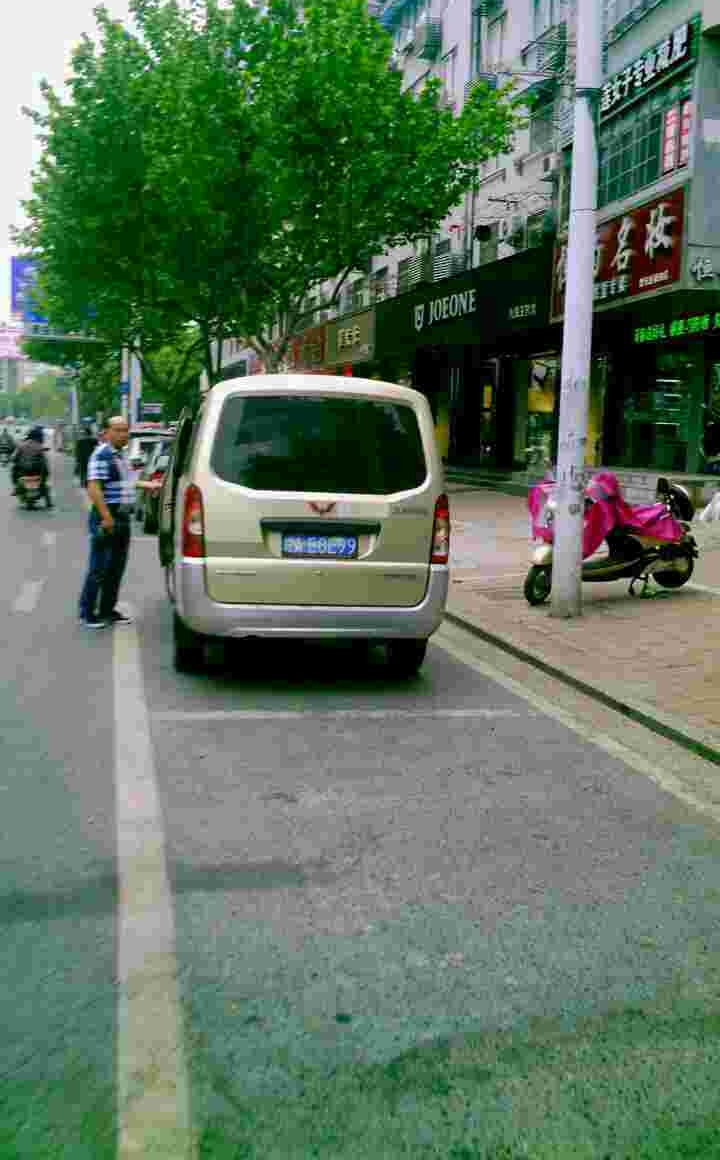
#> input picture images/0023-2_2-286&531_360&558-360&558_286&555_286&531_360&534-0_0_4_32_4_33_33-101-5.jpg, 720 x 1160 px; its folder holds only this picture in this run
$ python -i preprocessing_pipeline.py   (imports and definitions only)   (older library calls are emulated)
#> lines starting #> are read from the running program, lines starting #| are printed output that depends on the picture
"""Pipeline de pre-processamento de placas veiculares — SOMENTE filtros lineares.

Blocos disponiveis (todos lineares ou afins, ver ``LINEAR_BLOCKS``):

* conversao para cinza      -> combinacao linear fixa dos canais B, G, R
* suavizacao gaussiana      -> convolucao (linear, invariante ao deslocamento)
* normalizacao afim         -> T(r) = a*r + b, uma reta aplicada pixel a pixel
* unsharp mask              -> I + k*(I - G*I) = convolucao com (1+k)*delta - k*G

Nao ha nenhum operador de ordem (mediana), nenhum peso dependente do conteudo
(bilateral, non-local means), nenhuma equalizacao de histograma (global ou
CLAHE) e nenhuma curva nao-linear de intensidade (gamma, log). Isso e
verificado numericamente em ``check_linearity``.

Dois pipelines usam exatamente os mesmos blocos:

* ``pipeline_global``    -> parametros FIXOS, identicos para as 100 imagens
                             (a pergunta da pratica: um pipeline serve a todas?)
* ``pipeline_adaptive``  -> mesmos blocos, parametros escolhidos pelo
                             diagnostico da imagem e estatisticas do recorte
                             da placa (contraponto para a analise).
"""

import re
import sqlite3
from dataclasses import dataclass, asdict
from pathlib import Path

import cv2
import numpy as np
import pandas as pd
from skimage.restoration import estimate_sigma

CCPD_PATTERN = re.compile(
    r"^(?P<area>\d+)-(?P<tilt_h>\d+)_(?P<tilt_v>\d+)-"
    r"(?P<x1>\d+)&(?P<y1>\d+)_(?P<x2>\d+)&(?P<y2>\d+)-"
    r"(?P<v1x>\d+)&(?P<v1y>\d+)_(?P<v2x>\d+)&(?P<v2y>\d+)_"
    r"(?P<v3x>\d+)&(?P<v3y>\d+)_(?P<v4x>\d+)&(?P<v4y>\d+)-"
    r"(?P<plate_code>[\d_]+)-(?P<brightness_ccpd>\d+)-(?P<blur_ccpd>\d+)$"
)

# Limiares fixos calibrados a partir de mean +/- 0.5*std das metricas do
# RECORTE DA PLACA nas 100 imagens (secao de categorizacao do notebook),
# congelados em valores absolutos para permitir diagnosticar UMA imagem isolada.
BRIGHTNESS_LOW = 50.56
BRIGHTNESS_HIGH = 117.2
CONTRAST_LOW = 18.35
SHARPNESS_LOW = 61.13
NOISE_HIGH = 0.2357
PLATE_AREA_LOW = 0.01825


# --------------------------------------------------------------------------- #
# Metadados e metricas
# --------------------------------------------------------------------------- #
# [16 lines left out: functions parse_ccpd_bbox, _clamp_bbox, not called in this run]


def to_gray(img):
    """BGR -> cinza (0.114 B + 0.587 G + 0.299 R). Ja em cinza: retorna como esta."""
    if img.ndim == 2:
        return img
    return cv2.cvtColor(img, cv2.COLOR_BGR2GRAY)


def compute_metrics(img, bbox=None):
    """Metricas objetivas na regiao da placa (se bbox) ou na imagem inteira."""
    h, w = img.shape[:2]
    plate_area_ratio = None
    if bbox is not None:
        x1, y1, x2, y2 = _clamp_bbox(*bbox, w, h)
        region = img[y1:y2, x1:x2]
        plate_area_ratio = ((x2 - x1) * (y2 - y1)) / (w * h)
    else:
        region = img

    gray = to_gray(region)
    noise_sigma = float(estimate_sigma(gray, average_sigmas=True, channel_axis=None))
    clipped = float(np.mean((gray <= 0) | (gray >= 255)))
    contrast = float(gray.std())
    lap_var = float(cv2.Laplacian(gray, cv2.CV_64F).var())
    return {
        "brightness_mean": float(gray.mean()),
        "contrast_std": contrast,
        "sharpness_laplacian_var": lap_var,
        # nitidez relativa: desvio do Laplaciano / desvio da imagem. Invariante
        # a T(r) = a*r + b, entao mede ganho de alta frequencia de verdade e
        # nao o simples reescalonamento de intensidade.
        "relative_sharpness": float(np.sqrt(lap_var) / max(contrast, 1e-6)),
        "noise_estimate": noise_sigma,
        "clipped_fraction": clipped,
        "plate_area_ratio": plate_area_ratio,
    }


def diagnose(metrics):
    flags = {
        "baixa_luz": metrics["brightness_mean"] < BRIGHTNESS_LOW,
        "estourada": metrics["brightness_mean"] > BRIGHTNESS_HIGH,
        "baixo_contraste": metrics["contrast_std"] < CONTRAST_LOW,
        "desfocada": metrics["sharpness_laplacian_var"] < SHARPNESS_LOW,
        "ruidosa": metrics["noise_estimate"] > NOISE_HIGH,
        "placa_pequena": False,
    }
    if metrics["plate_area_ratio"] is not None:
        flags["placa_pequena"] = metrics["plate_area_ratio"] < PLATE_AREA_LOW
    return flags


# --------------------------------------------------------------------------- #
# Blocos lineares
# --------------------------------------------------------------------------- #
def gaussian_smooth(gray, sigma):
    """Convolucao com kernel gaussiano. sigma <= 0 desliga o bloco (identidade)."""
    if sigma <= 0:
        return gray.astype(np.float32)
    return cv2.GaussianBlur(gray.astype(np.float32), (0, 0), sigma)


def affine_coefficients(gray, target_mean=127.0, target_std=60.0, stats_region=None):
    """Coeficientes (a, b) da reta T(r) = a*r + b que leva a regiao de
    referencia a ter media/desvio alvo. A regiao e apenas de onde as
    estatisticas sao lidas; a reta e aplicada a imagem inteira."""
    ref = gray if stats_region is None else stats_region
    mu, sd = float(np.mean(ref)), float(np.std(ref))
    a = target_std / max(sd, 1e-6)
    b = target_mean - a * mu
    return a, b


def affine_intensity(gray, a, b):
    """Transformacao linear de intensidade T(r) = a*r + b (sem clipping —
    o clipping para uint8 acontece so na saida, em ``to_uint8``)."""
    return a * gray.astype(np.float32) + b


def unsharp_mask(gray, sigma, amount):
    """I + amount*(I - G_sigma * I). Equivale a UMA convolucao com o kernel
    (1+amount)*delta - amount*G_sigma. amount <= 0 desliga o bloco."""
    g = gray.astype(np.float32)
    if amount <= 0 or sigma <= 0:
        return g
    blurred = cv2.GaussianBlur(g, (0, 0), sigma)
    return cv2.addWeighted(g, 1.0 + amount, blurred, -amount, 0.0)


def to_uint8(img_f32):
    return np.clip(np.rint(img_f32), 0, 255).astype(np.uint8)


LINEAR_BLOCKS = {
    "to_gray": "combinacao linear fixa dos canais (0.114B + 0.587G + 0.299R)",
    "gaussian_smooth": "convolucao com kernel gaussiano normalizado",
    "affine_intensity": "T(r) = a*r + b (reta; a, b sao escalares)",
    "unsharp_mask": "convolucao com (1+k)*delta - k*G_sigma",
}


# --------------------------------------------------------------------------- #
# Pipelines
# --------------------------------------------------------------------------- #
@dataclass
class PipelineParams:
    smooth_sigma: float = 0.0      # 0 = bloco gaussiano desligado
    target_mean: float = 127.0
    target_std: float = 60.0
    sharpen_sigma: float = 2.5
    sharpen_amount: float = 1.0    # 0 = unsharp mask desligado


# Escolhidos por busca em grade sobre as 100 imagens, maximizando a taxa de
# sucesso da metrica proposta (secao "Calibracao" do notebook). A suavizacao
# gaussiana global saiu perdendo em TODAS as configuracoes testadas.
GLOBAL_PARAMS = PipelineParams(smooth_sigma=0.0, target_std=60.0, sharpen_sigma=2.5, sharpen_amount=1.0)


def run_linear_pipeline(img_bgr, params, stats_bbox=None, return_stages=False):
    """Cinza -> suavizacao gaussiana -> normalizacao afim -> unsharp mask.

    ``stats_bbox`` (opcional) restringe de onde a normalizacao afim le media e
    desvio; a transformacao continua sendo aplicada a imagem inteira.
    """
    gray = to_gray(img_bgr)
    smoothed = gaussian_smooth(gray, params.smooth_sigma)

    stats_region = None
    if stats_bbox is not None:
        h, w = gray.shape
        x1, y1, x2, y2 = _clamp_bbox(*stats_bbox, w, h)
        stats_region = smoothed[y1:y2, x1:x2]
    a, b = affine_coefficients(smoothed, params.target_mean, params.target_std, stats_region)
    normalized = affine_intensity(smoothed, a, b)

    sharpened = unsharp_mask(normalized, params.sharpen_sigma, params.sharpen_amount)
    out = to_uint8(sharpened)

    if return_stages:
        stages = {
            "1_cinza": gray,
            "2_gauss": to_uint8(smoothed),
            "3_afim": to_uint8(normalized),
            "4_unsharp": out,
        }
        return out, (a, b), stages
    return out, (a, b)


# [7 lines left out: function pipeline_global, not called in this run]


ADAPTIVE_BASE = PipelineParams(smooth_sigma=0.0, target_std=45.0, sharpen_sigma=1.5, sharpen_amount=0.0)
ADAPTIVE_SHARPEN_AMOUNT = 1.0


def adaptive_params(flags):
    """Escolha de parametros por diagnostico. So muda ESCALARES dos mesmos
    blocos lineares — nenhum bloco novo entra.

    Base: apenas normalizacao afim (estatisticas da placa, alvo 127 +/- 45).
    Placa desfocada: liga o unsharp mask (sigma 1.5, k = 1.0).
    O ramo "ruidosa -> gaussiana" foi testado e REJEITADO pela metrica
    (ver secao de calibracao do notebook); fica documentado, nao aplicado."""
    p = PipelineParams(**asdict(ADAPTIVE_BASE))
    if flags["desfocada"]:
        p.sharpen_amount = ADAPTIVE_SHARPEN_AMOUNT
    return p


def pipeline_adaptive(img_bgr, bbox=None):
    """Pipeline B: mesmos blocos, parametros por diagnostico e normalizacao
    afim com estatisticas lidas do recorte da placa."""
    metrics = compute_metrics(img_bgr, bbox=bbox)
    flags = diagnose(metrics)
    params = adaptive_params(flags)
    out, ab = run_linear_pipeline(img_bgr, params, stats_bbox=bbox)
    return out, asdict(params), ab


PIPELINES = {"global": pipeline_global, "adaptive": pipeline_adaptive}


# --------------------------------------------------------------------------- #
# Verificacao de linearidade
# --------------------------------------------------------------------------- #
# [27 lines left out: functions _spatial_operator, check_linearity, effective_kernel, not called in this run]


# --------------------------------------------------------------------------- #
# Metrica de avaliacao
# --------------------------------------------------------------------------- #
SHARPNESS_RETENTION_MIN = 0.9
CLIPPED_MAX = 0.05
BRIGHTNESS_RANGE = (40.0, 215.0)


# [86 lines left out: functions kernel_noise_gain, evaluate_pair, process_folder, not called in this run]

>>> import cv2
>>> picture = cv2.imread('images/0023-2_2-286&531_360&558-360&558_286&555_286&531_360&534-0_0_4_32_4_33_33-101-5.jpg')
#> picture is the input picture: shape (1160, 720, 3); mean B, G, R 95.3, 115.4, 94
>>> result = pipeline_adaptive(picture)
#> in to_gray, `return cv2.cvtColor(img, cv2.COLOR_BGR2GRAY)`:
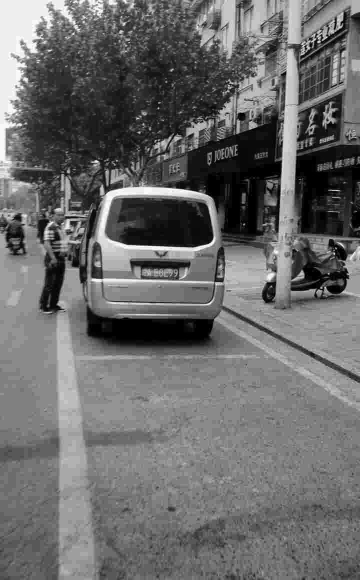
#> returned value: shape (1160, 720) (shown at 1/2 size); min 0, max 255, mean 106.6
#> in compute_metrics, `noise_sigma = float(estimate_sigma(gray, average_sigmas=True, channel_..`: noise_sigma = 0.0678
#> in compute_metrics, `clipped = float(np.mean((gray <= 0) | (gray >= 255)))`: clipped = 0.0191
#> in compute_metrics, `contrast = float(gray.std())`: contrast = 54.04
#> in compute_metrics, `lap_var = float(cv2.Laplacian(gray, cv2.CV_64F).var())`: lap_var = 424.6
#> in pipeline_adaptive, `metrics = compute_metrics(img_bgr, bbox=bbox)`: metrics = 7 items
#> in diagnose, `flags = { "baixa_luz": metrics["brightness_mean"] < BRIGHTNESS_LOW, "e..`: flags = {'baixa_luz': False, 'estourada': False, 'baixo_contraste': False, 'desfocada': False, 'ruidosa': False, 'placa_pequena': False}
#> in affine_coefficients, `mu, sd = float(np.mean(ref)), float(np.std(ref))`: mu = 106.6; sd = 54.04
#> in affine_coefficients, `a = target_std / max(sd, 1e-6)`: a = 0.833
#> in affine_coefficients, `b = target_mean - a * mu`: b = 38.22
#> in run_linear_pipeline, `a, b = affine_coefficients(smoothed, params.target_mean, params.target..`: a = 0.833; b = 38.22
#> in affine_intensity, `return a * gray.astype(np.float32) + b`:
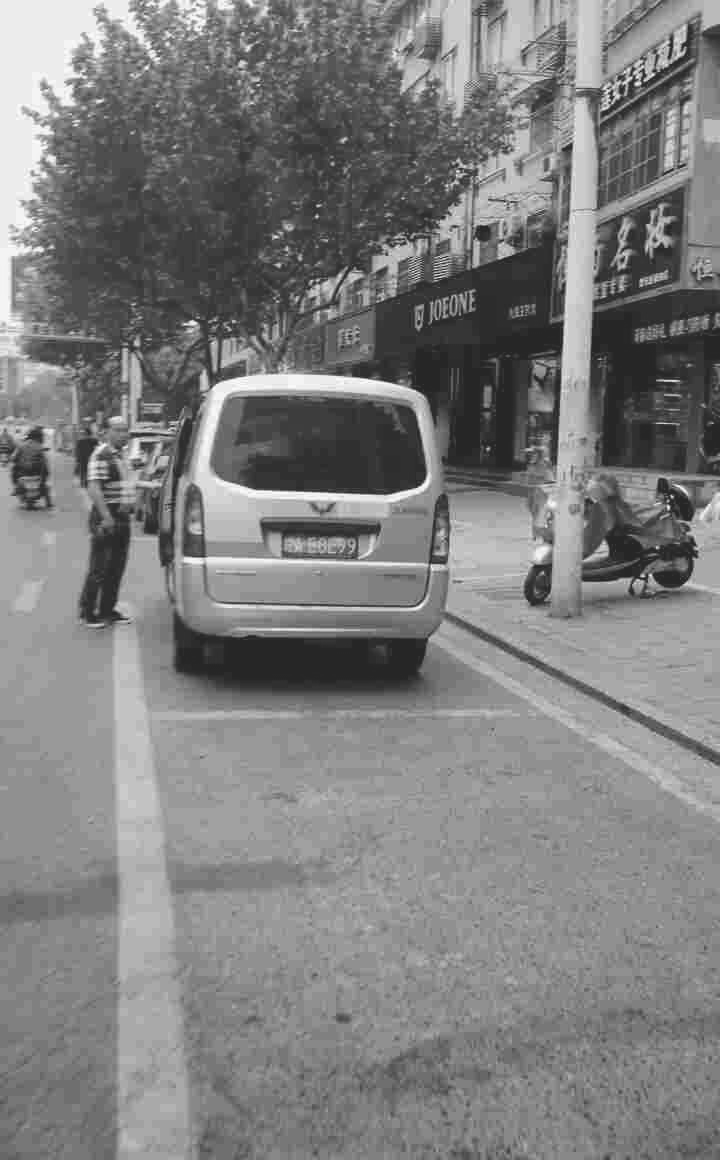
#> returned value: shape (1160, 720) float32; min 38.22, max 250.6, mean 127
#> in pipeline_adaptive, `out, ab = run_linear_pipeline(img_bgr, params, stats_bbox=bbox)`: ab = (0.833, 38.22)
